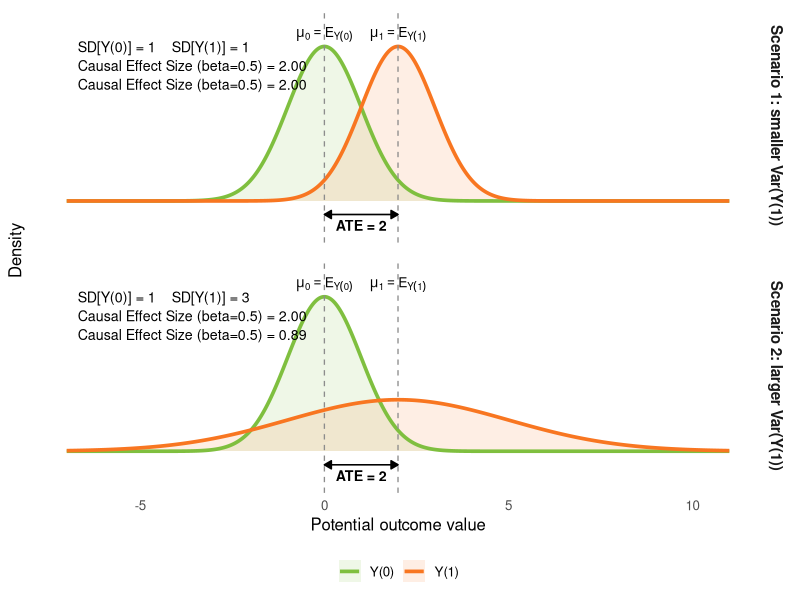
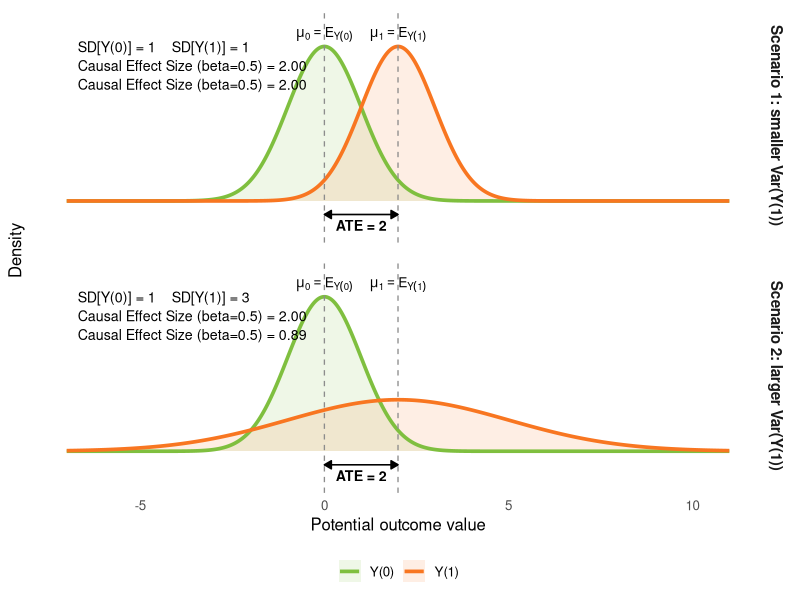

The R source for these figures, in order:
# Illustrate why Glass's delta ignores changes in Var(Y(1)).

if (!requireNamespace("ggplot2", quietly = TRUE)) {
  stop("Install ggplot2 before running this script")
}

library(ggplot2)

script_argument <- grep("^--file=", commandArgs(trailingOnly = FALSE), value = TRUE)
script_directory <- if (length(script_argument) > 0) {
  dirname(normalizePath(sub("^--file=", "", script_argument[1])))
} else {
  getwd()
}
repository_directory <- dirname(script_directory)

arguments <- commandArgs(trailingOnly = TRUE)
output_directory <- if (length(arguments) >= 1) {
  arguments[1]
} else {
  file.path(repository_directory, "local", "results", "figures")
}
dir.create(output_directory, recursive = TRUE, showWarnings = FALSE)

mu_0 <- 0
mu_1 <- 2
ate <- mu_1 - mu_0
sigma_0 <- 1

scenario_parameters <- data.frame(
  scenario = factor(
    c("Scenario 1: smaller Var(Y(1))", "Scenario 2: larger Var(Y(1))"),
    levels = c(
      "Scenario 1: smaller Var(Y(1))",
      "Scenario 2: larger Var(Y(1))"
    )
  ),
  sigma_1 = c(1, 3)
)
scenario_parameters$glass_delta <- ate / sigma_0
scenario_parameters$causal_es <- ate / sqrt(
  0.5 * sigma_0 ^ 2 + 0.5 * scenario_parameters$sigma_1 ^ 2
)
scenario_parameters$ate_start <- mu_0
scenario_parameters$ate_end <- mu_1
scenario_parameters$ate_midpoint <- (mu_0 + mu_1) / 2
scenario_parameters$ate_label <- sprintf("ATE = %.0f", ate)

x_values <- seq(-7, 11, length.out = 1200)
density_data <- do.call(
  rbind,
  lapply(seq_len(nrow(scenario_parameters)), function(index) {
    scenario <- scenario_parameters[index, ]
    rbind(
      data.frame(
        scenario = scenario$scenario,
        potential_outcome = "Y(0)",
        x = x_values,
        density = dnorm(x_values, mean = mu_0, sd = sigma_0)
      ),
      data.frame(
        scenario = scenario$scenario,
        potential_outcome = "Y(1)",
        x = x_values,
        density = dnorm(x_values, mean = mu_1, sd = scenario$sigma_1)
      )
    )
  })
)

density_data$potential_outcome <- factor(
  density_data$potential_outcome,
  levels = c("Y(0)", "Y(1)")
)

scenario_annotations <- transform(
  scenario_parameters,
  label = sprintf(
    "SD[Y(0)] = %.0f    SD[Y(1)] = %.0f\nCausal Effect Size (beta=0.5) = %.2f\nCausal Effect Size (beta=0.5) = %.2f",
    sigma_0,
    sigma_1,
    glass_delta,
    causal_es
  )
)

mean_annotations <- do.call(
  rbind,
  lapply(scenario_parameters$scenario, function(scenario) {
    data.frame(
      scenario = scenario,
      x = c(mu_0, mu_1),
      y = c(0.43, 0.43),
      label = c(
        "mu[0] == E[Y(0)]",
        "mu[1] == E[Y(1)]"
      )
    )
  })
)

plot_colors <- c("Y(0)" = "#7FBF3F", "Y(1)" = "#F87621")

illustration <- ggplot(
  density_data,
  aes(x = x, y = density, color = potential_outcome)
) +
  geom_area(
    aes(fill = potential_outcome),
    position = "identity",
    alpha = 0.12,
    color = NA
  ) +
  geom_line(linewidth = 1.25) +
  geom_vline(
    xintercept = c(mu_0, mu_1),
    linetype = "dashed",
    linewidth = 0.45,
    color = "grey55"
  ) +
  geom_segment(
    data = scenario_parameters,
    aes(
      x = ate_start,
      xend = ate_end,
      y = -0.035,
      yend = -0.035
    ),
    inherit.aes = FALSE,
    linewidth = 0.55,
    arrow = arrow(
      ends = "both",
      type = "closed",
      length = grid::unit(0.08, "inches")
    )
  ) +
  geom_text(
    data = scenario_parameters,
    aes(
      x = ate_midpoint,
      y = -0.063,
      label = ate_label
    ),
    inherit.aes = FALSE,
    fontface = "bold",
    size = 3.6
  ) +
  geom_text(
    data = mean_annotations,
    aes(x = x, y = y, label = label),
    inherit.aes = FALSE,
    parse = TRUE,
    size = 3.5
  ) +
  geom_text(
    data = scenario_annotations,
    aes(x = -6.7, y = 0.35, label = label),
    inherit.aes = FALSE,
    hjust = 0,
    lineheight = 1.1,
    size = 3.6
  ) +
  facet_grid(scenario ~ ., scales = "fixed") +
  scale_color_manual(values = plot_colors) +
  scale_fill_manual(values = plot_colors) +
  coord_cartesian(xlim = c(-7, 11), ylim = c(-0.08, 0.47), clip = "off") +
  labs(
    x = "Potential outcome value",
    y = "Density",
    color = NULL,
    fill = NULL
  ) +
  theme_minimal(base_size = 12) +
  theme(
    plot.title = element_text(face = "bold", size = 17),
    plot.subtitle = element_text(size = 11),
    plot.caption = element_text(hjust = 0, size = 10),
    strip.text.y = element_text(face = "bold", size = 11),
    strip.placement = "outside",
    panel.grid = element_blank(),
    panel.spacing = grid::unit(0.8, "lines"),
    axis.text.y = element_blank(),
    axis.ticks.y = element_blank(),
    legend.position = "bottom"
  )

png_file <- file.path(
  output_directory,
  "glass_delta_variance_illustration.png"
)
pdf_file <- file.path(
  output_directory,
  "glass_delta_variance_illustration.pdf"
)

ggsave(
  png_file,
  illustration,
  width = 12,
  height = 8,
  dpi = 300,
  bg = "white"
)
ggsave(
  pdf_file,
  illustration,
  width = 12,
  height = 8,
  device = cairo_pdf,
  bg = "white"
)

cat(
  "Created Glass's delta variance illustration:\n",
  normalizePath(png_file),
  "\n",
  normalizePath(pdf_file),
  "\n"
)
